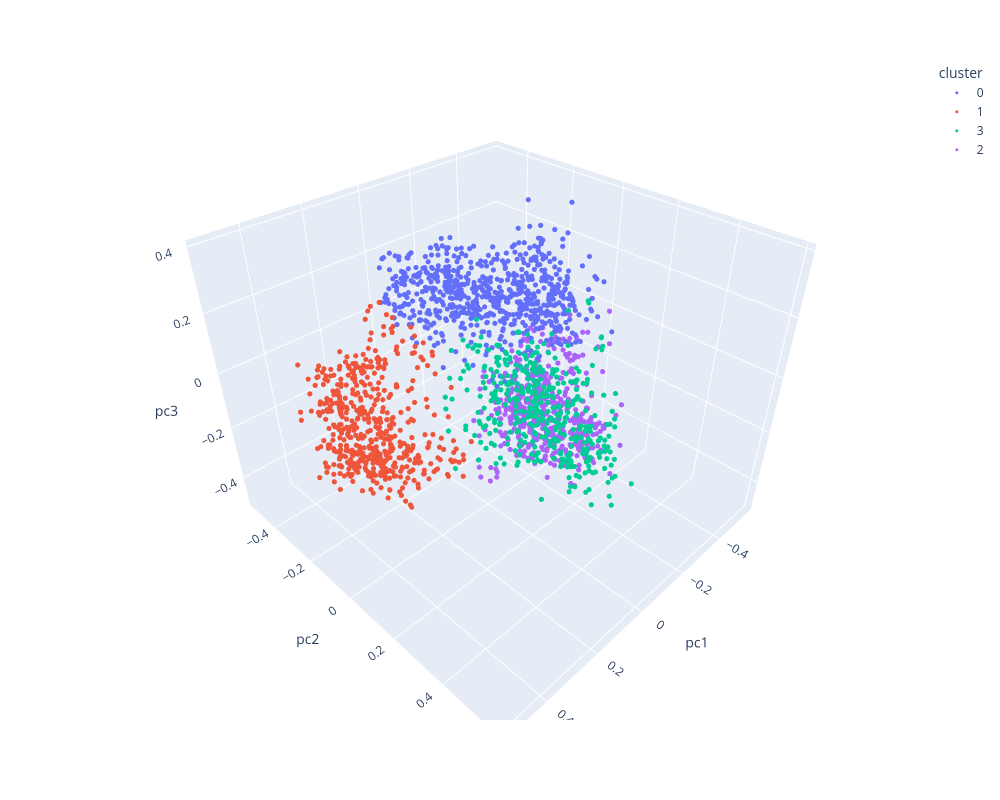

The notebook cell saved with this chart:
### Code cell
import plotly.express as px

optimal_k_3d = 4

kmeans_3 = KMeans(n_clusters=optimal_k_3d)
df["cluster"] = kmeans_3.fit_predict(df[["pc1", "pc2", "pc3"]]).astype('str')

fig = px.scatter_3d(
    df,
    x="pc1",
    y="pc2",
    z="pc3",
    color="cluster",
)

fig.update_traces(marker={"size": 3})
fig.update_layout(width=1000, height=800)

fig.show()

### Figure 1 — Plotly figure (JSON) as saved in the notebook; plotly's stock layout.template omitted (floating-point values rounded to 4 significant figures; data arrays with more than 128 entries replaced by an {"elided": "..."} marker saying what was removed)
{"data": [{"hovertemplate": "cluster=0<br>pc1=%{x}<br>pc2=%{y}<br>pc3=%{z}<extra></extra>", "legendgroup": "0", "marker": {"color": "#636efa", "size": 3, "symbol": "circle"}, "mode": "markers", "name": "0", "scene": "scene", "showlegend": true, "type": "scatter3d", "x": {"elided": "758 float values"}, "y": {"elided": "758 float values"}, "z": {"elided": "758 float values"}}, {"hovertemplate": "cluster=1<br>pc1=%{x}<br>pc2=%{y}<br>pc3=%{z}<extra></extra>", "legendgroup": "1", "marker": {"color": "#EF553B", "size": 3, "symbol": "circle"}, "mode": "markers", "name": "1", "scene": "scene", "showlegend": true, "type": "scatter3d", "x": {"elided": "526 float values"}, "y": {"elided": "526 float values"}, "z": {"elided": "526 float values"}}, {"hovertemplate": "cluster=3<br>pc1=%{x}<br>pc2=%{y}<br>pc3=%{z}<extra></extra>", "legendgroup": "3", "marker": {"color": "#00cc96", "size": 3, "symbol": "circle"}, "mode": "markers", "name": "3", "scene": "scene", "showlegend": true, "type": "scatter3d", "x": {"elided": "414 float values"}, "y": {"elided": "414 float values"}, "z": {"elided": "414 float values"}}, {"hovertemplate": "cluster=2<br>pc1=%{x}<br>pc2=%{y}<br>pc3=%{z}<extra></extra>", "legendgroup": "2", "marker": {"color": "#ab63fa", "size": 3, "symbol": "circle"}, "mode": "markers", "name": "2", "scene": "scene", "showlegend": true, "type": "scatter3d", "x": {"elided": "527 float values"}, "y": {"elided": "527 float values"}, "z": {"elided": "527 float values"}}], "layout": {"height": 800, "legend": {"title": {"text": "cluster"}, "tracegroupgap": 0}, "margin": {"t": 60}, "scene": {"domain": {"x": [0, 1], "y": [0, 1]}, "xaxis": {"title": {"text": "pc1"}}, "yaxis": {"title": {"text": "pc2"}}, "zaxis": {"title": {"text": "pc3"}}}, "width": 1000}}
